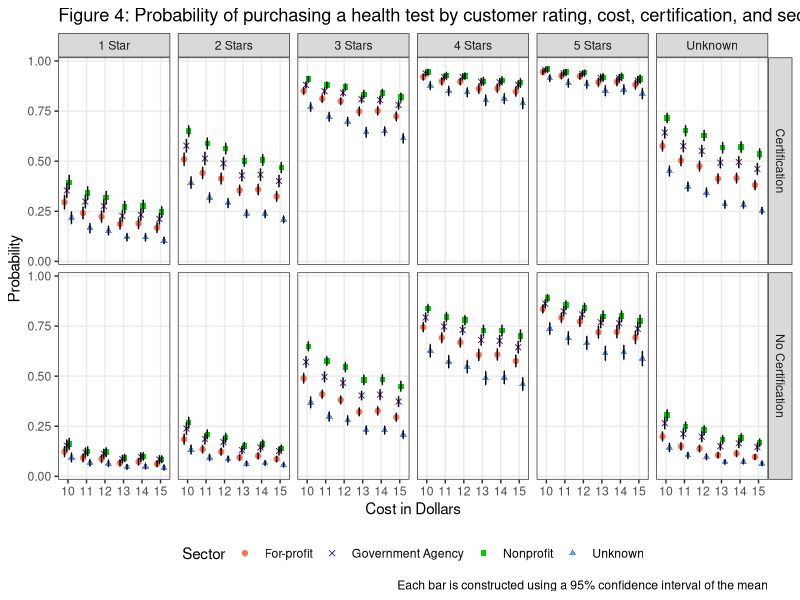

Write the R code that produced this figure.

getwd()
setwd()

require(dplyr)
require(ggplot2)
require(tidyr)
require(scales)
require(readxl)
require(RColorBrewer)

PurchProbHealth <- read_excel("Health_Long_Results.xlsx")


health <- PurchProbHealth %>% 
  filter(`cost ($)` >= 10)

# Dot Plot chart ci bars
D <- ggplot(health, aes(y = probability, x = `cost ($)`, 
                        color = Sector, shape = Sector)) + 
  geom_point(position = position_dodge(width = 0.5)) +
  geom_errorbar(aes(ymin=probability-ci, ymax=probability+ci), width=.1, color="black", position = position_dodge(width = 0.5)) +
  scale_shape_manual(values=c(19, 4, 15, 17))+
  #scale_fill_brewer(palette = "Set1") +
  scale_color_manual(values=c('coral1', "purple4", "green3", "cornflowerblue"))+
  scale_x_continuous(breaks = 10:15) +
  labs(color = "Sector", shape = "Sector", x = "Cost", y = "Probability", 
       title = "Figure 4: Probability of purchasing a health test by customer rating, cost, certification, and sector",
       caption="Each bar is constructed using a 95% confidence interval of the mean") +
  facet_wrap(vars(rating)) +
  theme_bw() +
  facet_grid(certification ~ rating) +
  theme(panel.grid.minor = element_blank(),
        legend.position = "bottom")

D + xlab("Cost in Dollars")
